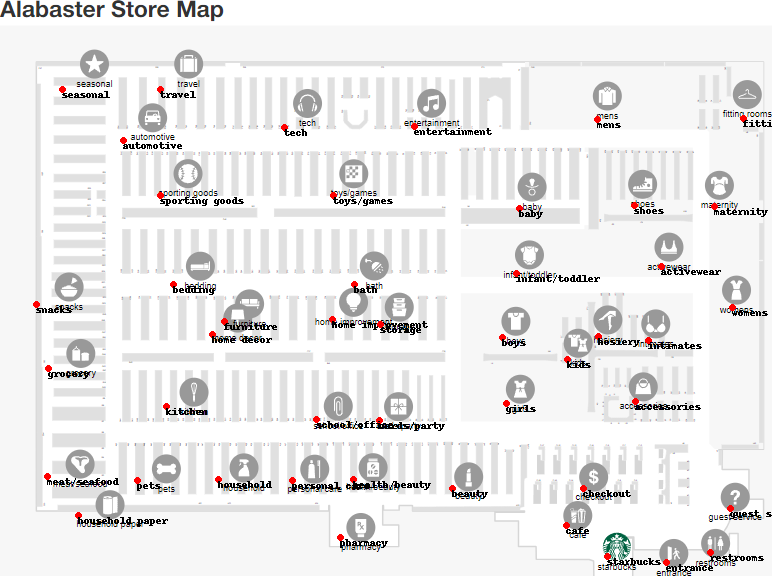
#> input picture single-use-scripts/image_with_markers.png, 772 x 576 px
$ python -i create_route_helper.py   (imports and definitions only)
#> lines starting #> are read from the running program, lines starting #| are printed output that depends on the picture
#> further down, picture is the input picture: PIL image 772x576 RGB; mean R, G, B 234.5, 233.6, 233.6
import PIL
from PIL import Image, ImageChops, ImageDraw
import requests
import re
import random
from queue import PriorityQueue
import math
import numpy as np
def trim_image(image):
    box_color = (247, 247, 247)
    def trim(im):
        im = im.crop((0, 0, im.size[0] - 16, im.size[1]))
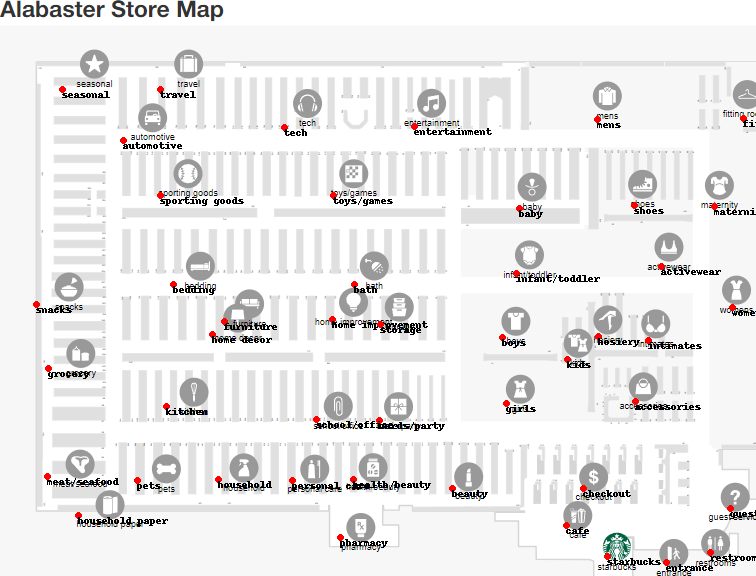
#> im: PIL image 756x576 RGB; mean R, G, B 234.5, 233.6, 233.6
        im = im.crop((0, 66, im.size[0], im.size[1]))
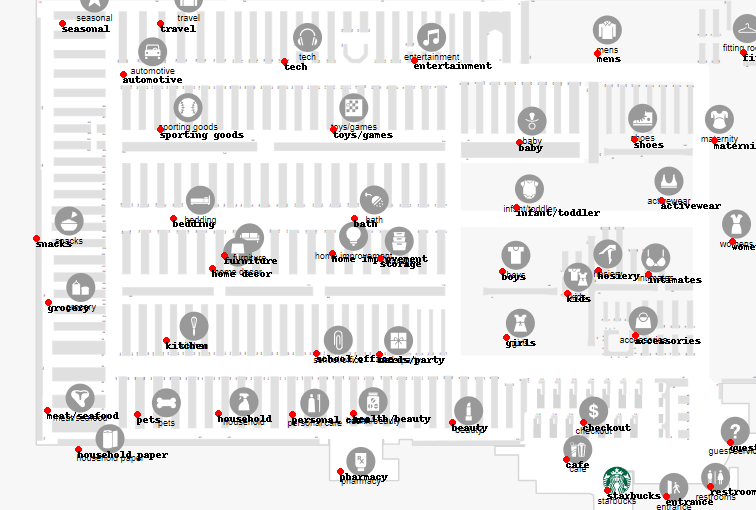
#> im: PIL image 756x510 RGB; mean R, G, B 233.6, 232.6, 232.6
        bg = Image.new(im.mode, im.size, box_color)
#> bg: PIL image 756x510 RGB; every value is 247
        diff = ImageChops.difference(im, bg)
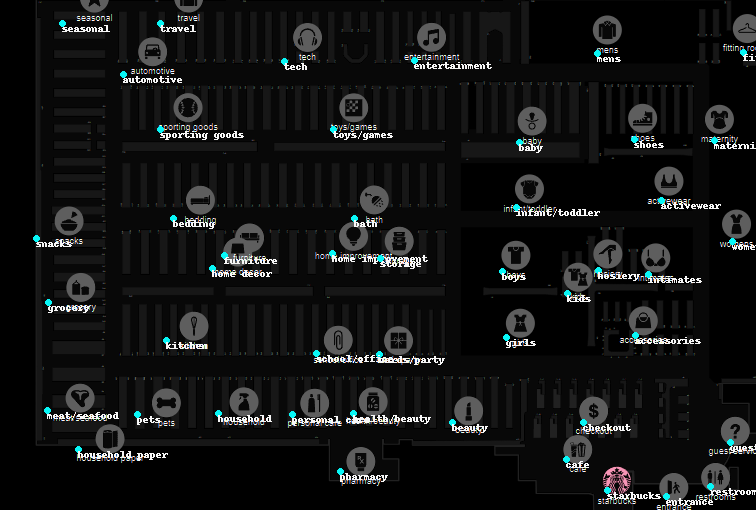
#> diff: PIL image 756x510 RGB; mean R, G, B 19.6, 20.6, 20.6
        diff = ImageChops.add(diff, diff, 2.0, -100)
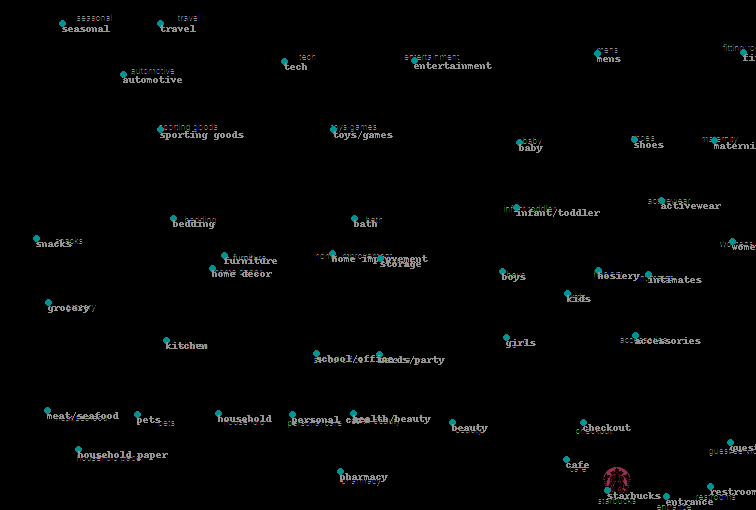
#> diff: PIL image 756x510 RGB; mean R, G, B 3.5, 4, 4
        bbox = diff.getbbox()
#> bbox = (33, 14, 756, 510)
        if bbox:
            return im.crop(bbox), bbox

    image, bbox = trim(image)
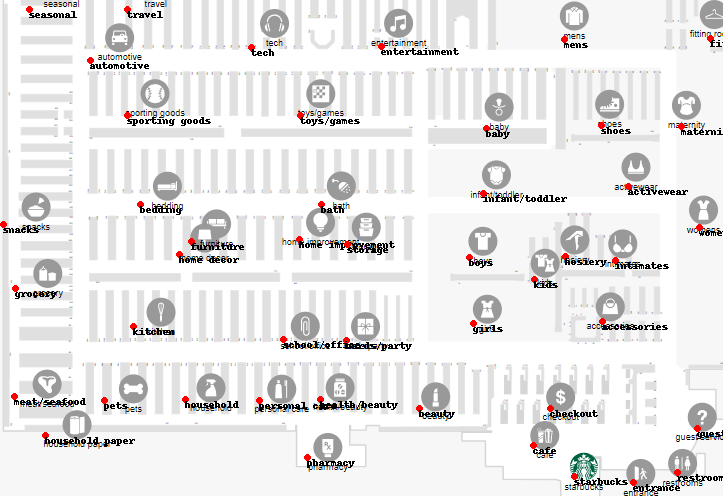
#> image: PIL image 723x496 RGB; mean R, G, B 232.6, 231.5, 231.5
#> bbox = (33, 14, 756, 510)

    return image, bbox

# [305 lines left out: functions add_label_markers, flood_fill, shopping_order, label_positions, adjust_label_positions, draw_route and 2 more, not called in this run]

>>> from PIL import Image
>>> picture = Image.open('image_with_markers.png')
>>> result = trim_image(picture)

$ run again, on single-use-scripts/colored_zones.png
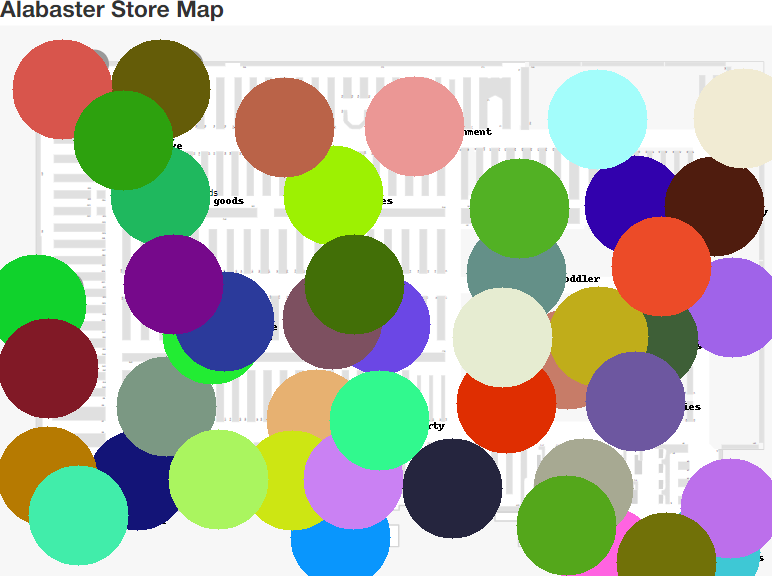
#> input picture single-use-scripts/colored_zones.png, 772 x 576 px
#> picture is the input picture: PIL image 772x576 RGB; mean R, G, B 174.2, 177.6, 159.4
#> in trim, `im = im.crop((0, 66, im.size[0], im.size[1]))`:
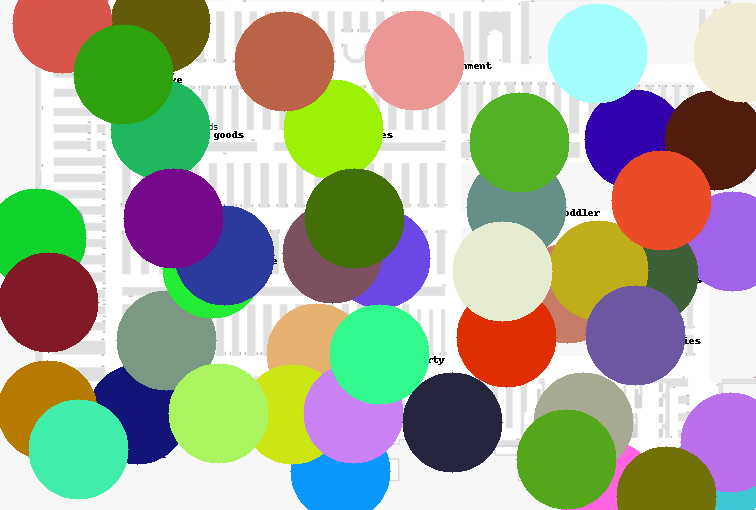
#> im: PIL image 756x510 RGB; mean R, G, B 165.1, 170.1, 148.7
#> bg: PIL image 756x510 RGB; every value is 247
#> in trim, `diff = ImageChops.add(diff, diff, 2.0, -100)`:
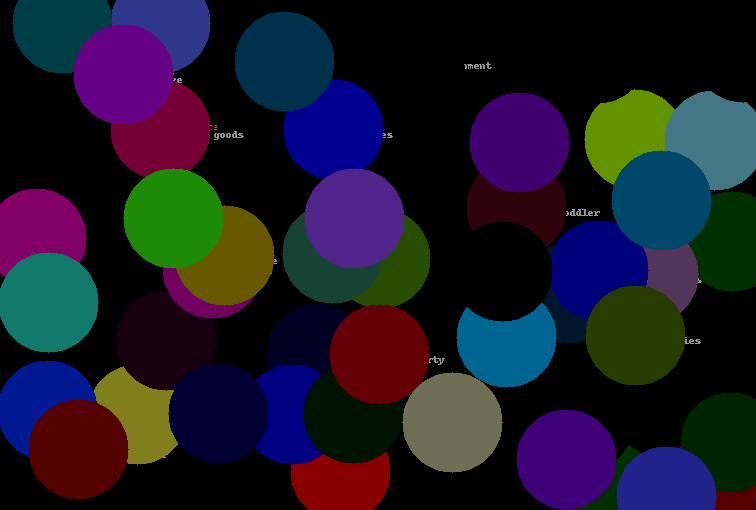
#> diff: PIL image 756x510 RGB; mean R, G, B 28.6, 26.2, 41.3
#> in trim, `bbox = diff.getbbox()`: bbox = (0, 0, 756, 510)
